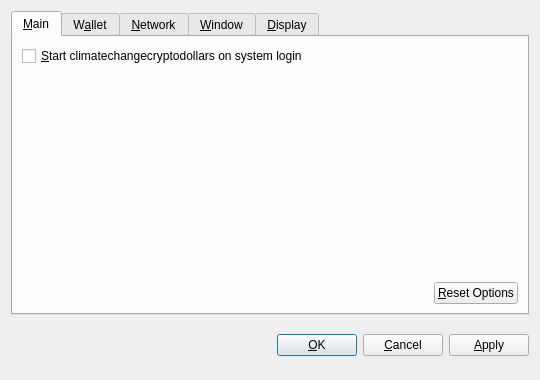
<?xml version="1.0" encoding="UTF-8"?>
<ui version="4.0">
 <class>OptionsDialog</class>
 <widget class="QDialog" name="OptionsDialog">
  <property name="geometry">
   <rect>
    <x>0</x>
    <y>0</y>
    <width>540</width>
    <height>380</height>
   </rect>
  </property>
  <property name="windowTitle">
   <string>Options</string>
  </property>
  <property name="modal">
   <bool>true</bool>
  </property>
  <layout class="QVBoxLayout" name="verticalLayout">
   <item>
    <widget class="QTabWidget" name="tabWidget">
     <property name="tabPosition">
      <enum>QTabWidget::North</enum>
     </property>
     <property name="currentIndex">
      <number>0</number>
     </property>
     <widget class="QWidget" name="tabMain">
      <attribute name="title">
       <string>&amp;Main</string>
      </attribute>
      <layout class="QVBoxLayout" name="verticalLayout_Main">
       <item>
        <widget class="QCheckBox" name="bitcoinAtStartup">
         <property name="toolTip">
          <string>Automatically start climatechangecryptodollars after logging in to the system.</string>
         </property>
         <property name="text">
          <string>&amp;Start climatechangecryptodollars on system login</string>
         </property>
        </widget>
       </item>
       <item>
        <spacer name="verticalSpacer_Main">
         <property name="orientation">
          <enum>Qt::Vertical</enum>
         </property>
         <property name="sizeHint" stdset="0">
          <size>
           <width>20</width>
           <height>40</height>
          </size>
         </property>
        </spacer>
       </item>
       <item>
        <layout class="QHBoxLayout" name="horizontalLayout_2_Main">
         <item>
          <spacer name="horizontalSpacer_2_Main">
           <property name="orientation">
            <enum>Qt::Horizontal</enum>
           </property>
           <property name="sizeHint" stdset="0">
            <size>
             <width>40</width>
             <height>20</height>
            </size>
           </property>
          </spacer>
         </item>
         <item>
          <widget class="QPushButton" name="resetButton">
           <property name="toolTip">
            <string>Reset all client options to default.</string>
           </property>
           <property name="text">
            <string>&amp;Reset Options</string>
           </property>
           <property name="autoDefault">
            <bool>false</bool>
           </property>
          </widget>
         </item>
        </layout>
       </item>
      </layout>
     </widget>
     <widget class="QWidget" name="tabWallet">
      <attribute name="title">
       <string>W&amp;allet</string>
      </attribute>
      <layout class="QVBoxLayout" name="verticalLayout_Network">
       <item>
        <widget class="QLabel" name="transactionFeeInfoLabel">
         <property name="text">
          <string>Optional transaction fee per kB that helps make sure your transactions are processed quickly. Most transactions are 1 kB.</string>
         </property>
         <property name="textFormat">
          <enum>Qt::PlainText</enum>
         </property>
         <property name="wordWrap">
          <bool>true</bool>
         </property>
        </widget>
       </item>
       <item>
        <layout class="QHBoxLayout" name="horizontalLayout_1_Main">
         <item>
          <widget class="QLabel" name="transactionFeeLabel">
           <property name="text">
            <string>Pay transaction &amp;fee</string>
           </property>
           <property name="textFormat">
            <enum>Qt::PlainText</enum>
           </property>
           <property name="buddy">
            <cstring>transactionFee</cstring>
           </property>
          </widget>
         </item>
         <item>
          <widget class="BitcoinAmountField" name="transactionFee"/>
         </item>
         <item>
          <spacer name="horizontalSpacer_1_Main">
           <property name="orientation">
            <enum>Qt::Horizontal</enum>
           </property>
           <property name="sizeHint" stdset="0">
            <size>
             <width>40</width>
             <height>20</height>
            </size>
           </property>
          </spacer>
         </item>
        </layout>
       </item>
       <item>
        <widget class="QLabel" name="label">
         <property name="text">
          <string>If you disable the spending of unconfirmed change, the change from a transaction cannot be used until that transaction has at least one confirmation. This also affects how your balance is computed.</string>
         </property>
         <property name="wordWrap">
          <bool>true</bool>
         </property>
        </widget>
       </item>
       <item>
        <widget class="QCheckBox" name="spendZeroConfChange">
         <property name="text">
          <string>Spend unconfirmed change  (experts only)</string>
         </property>
        </widget>
       </item>
       <item>
        <spacer name="verticalSpacer">
         <property name="orientation">
          <enum>Qt::Vertical</enum>
         </property>
         <property name="sizeHint" stdset="0">
          <size>
           <width>20</width>
           <height>40</height>
          </size>
         </property>
        </spacer>
       </item>
      </layout>
     </widget>
     <widget class="QWidget" name="tabNetwork">
      <attribute name="title">
       <string>&amp;Network</string>
      </attribute>
      <layout class="QVBoxLayout" name="verticalLayout_Network">
       <item>
        <widget class="QCheckBox" name="mapPortUpnp">
         <property name="toolTip">
          <string>Automatically open the climatechangecryptodollars client port on the router. This only works when your router supports UPnP and it is enabled.</string>
         </property>
         <property name="text">
          <string>Map port using &amp;UPnP</string>
         </property>
        </widget>
       </item>
       <item>
        <widget class="QCheckBox" name="connectSocks">
         <property name="toolTip">
          <string>Connect to the climatechangecryptodollars network through a SOCKS proxy (e.g. when connecting through Tor).</string>
         </property>
         <property name="text">
          <string>&amp;Connect through SOCKS proxy:</string>
         </property>
        </widget>
       </item>
       <item>
        <layout class="QHBoxLayout" name="horizontalLayout_Network">
         <item>
          <widget class="QLabel" name="proxyIpLabel">
           <property name="text">
            <string>Proxy &amp;IP:</string>
           </property>
           <property name="textFormat">
            <enum>Qt::PlainText</enum>
           </property>
           <property name="buddy">
            <cstring>proxyIp</cstring>
           </property>
          </widget>
         </item>
         <item>
          <widget class="QValidatedLineEdit" name="proxyIp">
           <property name="maximumSize">
            <size>
             <width>140</width>
             <height>16777215</height>
            </size>
           </property>
           <property name="toolTip">
            <string>IP address of the proxy (e.g. 127.0.0.1)</string>
           </property>
          </widget>
         </item>
         <item>
          <widget class="QLabel" name="proxyPortLabel">
           <property name="text">
            <string>&amp;Port:</string>
           </property>
           <property name="textFormat">
            <enum>Qt::PlainText</enum>
           </property>
           <property name="buddy">
            <cstring>proxyPort</cstring>
           </property>
          </widget>
         </item>
         <item>
          <widget class="QLineEdit" name="proxyPort">
           <property name="maximumSize">
            <size>
             <width>55</width>
             <height>16777215</height>
            </size>
           </property>
           <property name="toolTip">
            <string>Port of the proxy (e.g. 9050)</string>
           </property>
          </widget>
         </item>
         <item>
          <widget class="QLabel" name="socksVersionLabel">
           <property name="text">
            <string>SOCKS &amp;Version:</string>
           </property>
           <property name="textFormat">
            <enum>Qt::PlainText</enum>
           </property>
           <property name="buddy">
            <cstring>socksVersion</cstring>
           </property>
          </widget>
         </item>
         <item>
          <widget class="QValueComboBox" name="socksVersion">
           <property name="toolTip">
            <string>SOCKS version of the proxy (e.g. 5)</string>
           </property>
          </widget>
         </item>
         <item>
          <spacer name="horizontalSpacer_Network">
           <property name="orientation">
            <enum>Qt::Horizontal</enum>
           </property>
           <property name="sizeHint" stdset="0">
            <size>
             <width>40</width>
             <height>20</height>
            </size>
           </property>
          </spacer>
         </item>
        </layout>
       </item>
       <item>
        <spacer name="verticalSpacer_Network">
         <property name="orientation">
          <enum>Qt::Vertical</enum>
         </property>
         <property name="sizeHint" stdset="0">
          <size>
           <width>20</width>
           <height>40</height>
          </size>
         </property>
        </spacer>
       </item>
      </layout>
     </widget>
     <widget class="QWidget" name="tabWindow">
      <attribute name="title">
       <string>&amp;Window</string>
      </attribute>
      <layout class="QVBoxLayout" name="verticalLayout_Window">
       <item>
        <widget class="QCheckBox" name="minimizeToTray">
         <property name="toolTip">
          <string>Show only a tray icon after minimizing the window.</string>
         </property>
         <property name="text">
          <string>&amp;Minimize to the tray instead of the taskbar</string>
         </property>
        </widget>
       </item>
       <item>
        <widget class="QCheckBox" name="minimizeOnClose">
         <property name="toolTip">
          <string>Minimize instead of exit the application when the window is closed. When this option is enabled, the application will be closed only after selecting Quit in the menu.</string>
         </property>
         <property name="text">
          <string>M&amp;inimize on close</string>
         </property>
        </widget>
       </item>
       <item>
        <spacer name="verticalSpacer_Window">
         <property name="orientation">
          <enum>Qt::Vertical</enum>
         </property>
         <property name="sizeHint" stdset="0">
          <size>
           <width>20</width>
           <height>40</height>
          </size>
         </property>
        </spacer>
       </item>
      </layout>
     </widget>
     <widget class="QWidget" name="tabDisplay">
      <attribute name="title">
       <string>&amp;Display</string>
      </attribute>
      <layout class="QVBoxLayout" name="verticalLayout_Display">
       <item>
        <layout class="QHBoxLayout" name="horizontalLayout_1_Display">
         <item>
          <widget class="QLabel" name="langLabel">
           <property name="text">
            <string>User Interface &amp;language:</string>
           </property>
           <property name="textFormat">
            <enum>Qt::PlainText</enum>
           </property>
           <property name="buddy">
            <cstring>lang</cstring>
           </property>
          </widget>
         </item>
         <item>
          <widget class="QValueComboBox" name="lang">
           <property name="toolTip">
            <string>The user interface language can be set here. This setting will take effect after restarting climatechangecryptodollars.</string>
           </property>
          </widget>
         </item>
        </layout>
       </item>
       <item>
        <layout class="QHBoxLayout" name="horizontalLayout_2_Display">
         <item>
          <widget class="QLabel" name="unitLabel">
           <property name="text">
            <string>&amp;Unit to show amounts in:</string>
           </property>
           <property name="textFormat">
            <enum>Qt::PlainText</enum>
           </property>
           <property name="buddy">
            <cstring>unit</cstring>
           </property>
          </widget>
         </item>
         <item>
          <widget class="QValueComboBox" name="unit">
           <property name="toolTip">
            <string>Choose the default subdivision unit to show in the interface and when sending coins.</string>
           </property>
          </widget>
         </item>
        </layout>
       </item>
       <item>
        <widget class="QCheckBox" name="displayAddresses">
         <property name="toolTip">
          <string>Whether to show climatechangecryptodollars addresses in the transaction list or not.</string>
         </property>
         <property name="text">
          <string>&amp;Display addresses in transaction list</string>
         </property>
        </widget>
       </item>
       <item>
        <widget class="QCheckBox" name="coinControlFeatures">
         <property name="toolTip">
          <string>Whether to show coin control features or not.</string>
         </property>
         <property name="text">
          <string>Display coin &amp;control features (experts only!)</string>
         </property>
        </widget>
       </item>
       <item>
        <spacer name="verticalSpacer_Display">
         <property name="orientation">
          <enum>Qt::Vertical</enum>
         </property>
         <property name="sizeHint" stdset="0">
          <size>
           <width>20</width>
           <height>40</height>
          </size>
         </property>
        </spacer>
       </item>
      </layout>
     </widget>
    </widget>
   </item>
   <item>
    <layout class="QHBoxLayout" name="horizontalLayout_Buttons">
     <item>
      <spacer name="horizontalSpacer_1">
       <property name="orientation">
        <enum>Qt::Horizontal</enum>
       </property>
       <property name="sizeHint" stdset="0">
        <size>
         <width>40</width>
         <height>48</height>
        </size>
       </property>
      </spacer>
     </item>
     <item>
      <widget class="QLabel" name="statusLabel">
       <property name="font">
        <font>
         <weight>75</weight>
         <bold>true</bold>
        </font>
       </property>
       <property name="text">
        <string/>
       </property>
       <property name="textFormat">
        <enum>Qt::PlainText</enum>
       </property>
       <property name="wordWrap">
        <bool>true</bool>
       </property>
      </widget>
     </item>
     <item>
      <spacer name="horizontalSpacer_2">
       <property name="orientation">
        <enum>Qt::Horizontal</enum>
       </property>
       <property name="sizeHint" stdset="0">
        <size>
         <width>40</width>
         <height>48</height>
        </size>
       </property>
      </spacer>
     </item>
     <item>
      <widget class="QPushButton" name="okButton">
       <property name="text">
        <string>&amp;OK</string>
       </property>
      </widget>
     </item>
     <item>
      <widget class="QPushButton" name="cancelButton">
       <property name="text">
        <string>&amp;Cancel</string>
       </property>
       <property name="autoDefault">
        <bool>false</bool>
       </property>
      </widget>
     </item>
     <item>
      <widget class="QPushButton" name="applyButton">
       <property name="text">
        <string>&amp;Apply</string>
       </property>
       <property name="autoDefault">
        <bool>false</bool>
       </property>
      </widget>
     </item>
    </layout>
   </item>
  </layout>
 </widget>
 <customwidgets>
  <customwidget>
   <class>BitcoinAmountField</class>
   <extends>QSpinBox</extends>
   <header>bitcoinamountfield.h</header>
  </customwidget>
  <customwidget>
   <class>QValueComboBox</class>
   <extends>QComboBox</extends>
   <header>qvaluecombobox.h</header>
  </customwidget>
  <customwidget>
   <class>QValidatedLineEdit</class>
   <extends>QLineEdit</extends>
   <header>qvalidatedlineedit.h</header>
  </customwidget>
 </customwidgets>
 <resources/>
 <connections/>
</ui>
